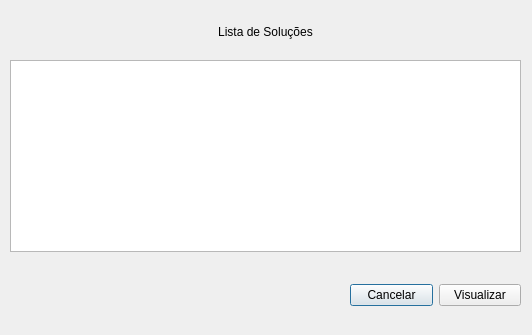
<?xml version="1.0" encoding="UTF-8"?>
<ui version="4.0">
 <class>listWindow</class>
 <widget class="QDialog" name="listWindow">
  <property name="geometry">
   <rect>
    <x>0</x>
    <y>0</y>
    <width>532</width>
    <height>335</height>
   </rect>
  </property>
  <property name="windowTitle">
   <string>Lista de Soluções</string>
  </property>
  <widget class="QWidget" name="layoutWidget">
   <property name="geometry">
    <rect>
     <x>10</x>
     <y>10</y>
     <width>511</width>
     <height>242</height>
    </rect>
   </property>
   <layout class="QVBoxLayout" name="verticalLayout_4">
    <item>
     <widget class="QLabel" name="label">
      <property name="text">
       <string>Lista de Soluções</string>
      </property>
      <property name="alignment">
       <set>Qt::AlignCenter</set>
      </property>
     </widget>
    </item>
    <item>
     <widget class="QSplitter" name="splitter">
      <property name="orientation">
       <enum>Qt::Horizontal</enum>
      </property>
      <widget class="QWidget" name="layoutWidget_4">
       <layout class="QVBoxLayout" name="verticalLayout_3">
        <item>
         <widget class="QListWidget" name="listSolutions"/>
        </item>
       </layout>
      </widget>
     </widget>
    </item>
   </layout>
  </widget>
  <widget class="QWidget" name="horizontalLayoutWidget">
   <property name="geometry">
    <rect>
     <x>350</x>
     <y>250</y>
     <width>171</width>
     <height>91</height>
    </rect>
   </property>
   <layout class="QHBoxLayout" name="horizontalLayout">
    <item>
     <widget class="QPushButton" name="buttonExit">
      <property name="text">
       <string>Cancelar</string>
      </property>
     </widget>
    </item>
    <item>
     <widget class="QPushButton" name="buttonOpenSolution">
      <property name="text">
       <string>Visualizar</string>
      </property>
     </widget>
    </item>
   </layout>
  </widget>
 </widget>
 <resources/>
 <connections/>
</ui>
